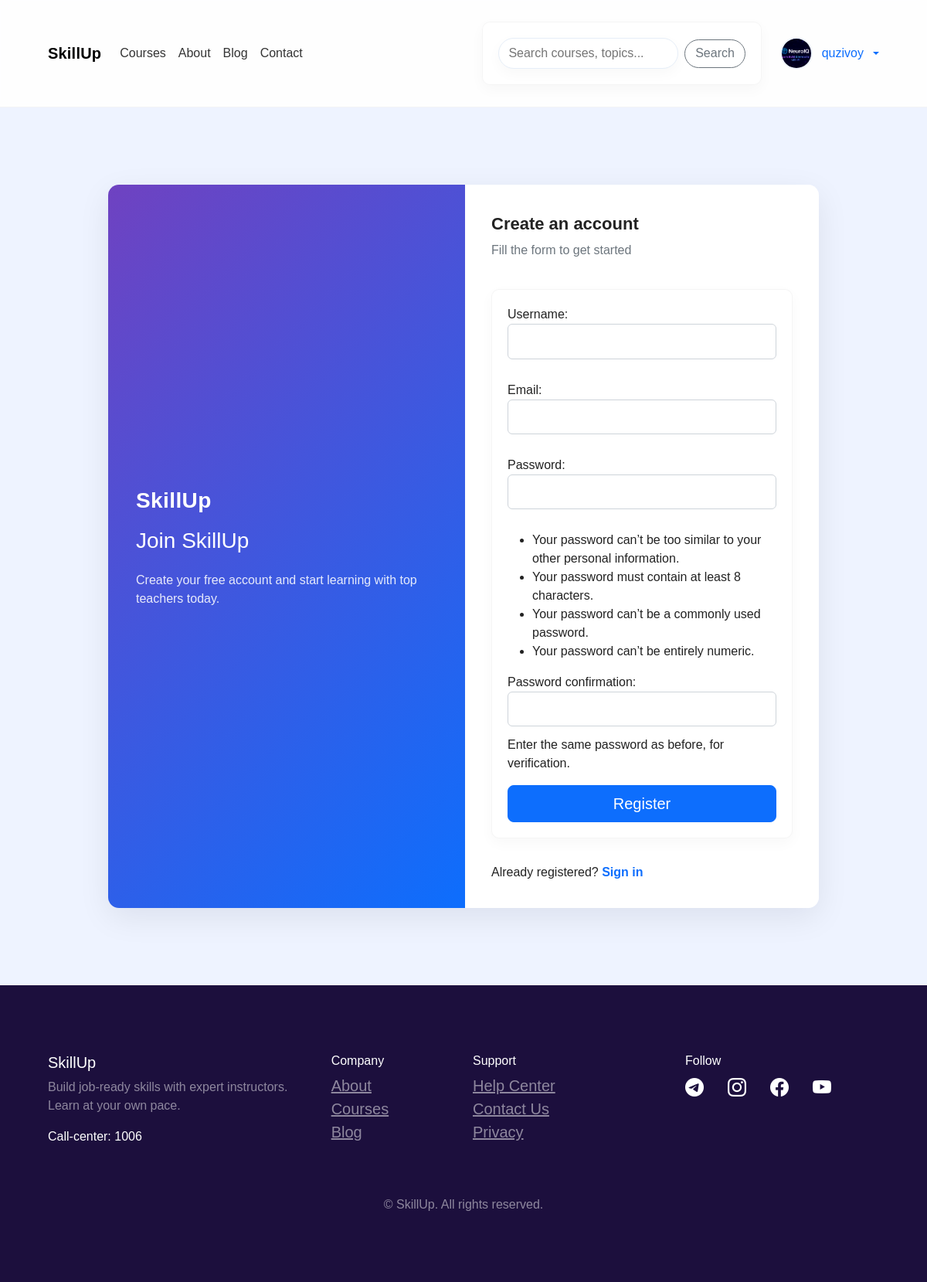
Page /auth/register/ (signed in) on the committed database.
### accounts/models.py (models this page shows, shortened)
class User(AbstractUser):
    CHOICE_ROLE = [
        ('STUDENT', 'STUDENT'),
        ('TEACHER', 'TEACHER'),
        ('ADMIN','ADMIN')
    ]
    email = models.EmailField(unique=True)
    username = models.CharField(max_length=200)
    phone = models.CharField(max_length=200, null=True, blank=True)
    bio = models.TextField(null=True, blank=True)
    image = models.ImageField(upload_to='profile-images/')
    country = models.CharField(max_length=200, null=True, blank=True)
    role = models.CharField(max_length=200, choices=CHOICE_ROLE, default='STUDENT')
    USERNAME_FIELD = 'email'
    REQUIRED_FIELDS = ('username',)

### accounts/views.py (the view)
# urls.py: path('register/', views.RegisterView.as_view(), name='register'),
class RegisterView(CreateView):
    template_name = 'accounts/register.html'
    form_class = UserForm
    success_url = reverse_lazy('login')

### accounts/forms.py
class UserForm(UserCreationForm):
    class Meta:
        model = User
        fields = ('username', 'email')

### templates/accounts/register.html (shortened to what this page needs)
{% extends 'base.html' %}
{% block hero %}
<div class="auth-page">
    <div class="auth-card fade-in-up">
        <div class="auth-left">
            <div class="auth-brand">SkillUp</div>
            <h3>Join SkillUp</h3>
            <p>Create your free account and start learning with top teachers today.</p>
        </div>
        <div class="auth-right">
            <div class="form-title">Create an account</div>
            <div class="auth-sub">Fill the form to get started</div>
            <form method="post" enctype="multipart/form-data" novalidate>
                {{ form.as_p }}
                <div class="auth-actions">
                    <button type="submit" class="btn btn-primary w-100 btn-lg">Register</button>
                </div>
            </form>
            <div style="margin-top:12px">Already registered? <a href="{% url 'login' %}" class="auth-cta">Sign in</a></div>
        </div>
    </div>
</div>
{% endblock %}

### templates/base.html (shortened to what this page needs)
<!DOCTYPE html>
{% load static %}
<html lang="en">
  <head>
    <link
      rel="stylesheet"
      href="https://cdn.jsdelivr.net/npm/bootstrap@5.3.2/dist/css/bootstrap.min.css"
    />
    <link
      rel="stylesheet"
      href="https://cdn.jsdelivr.net/npm/bootstrap-icons@1.10.5/font/bootstrap-icons.css"
    />
    <link rel="stylesheet" href="{% static 'css/site.css' %}" />
  </head>
  <body>
    <nav class="navbar navbar-expand-lg sticky-top site-navbar">
      <div class="container">
        <a class="navbar-brand d-flex align-items-center" href="/">
          <span class="fw-bold">SkillUp</span>
        </a>
        <div class="collapse navbar-collapse" id="nav">
          <ul class="navbar-nav me-auto align-items-center">
            <li class="nav-item">
              <a class="nav-link" href="#learning-paths">Courses</a>
            </li>
            <li class="nav-item">
              <a class="nav-link" href="{% url 'about' %}">About</a>
            </li>
            <li class="nav-item">
              <a class="nav-link" href="{% url 'blog' %}">Blog</a>
            </li>
            <li class="nav-item">
              <a class="nav-link" href="{% url 'contact' %}">Contact</a>
            </li>
          </ul>
          <div class="d-flex align-items-center gap-3">
            <form class="nav-search d-none d-md-flex me-2" method="get">
              <input
                name="q"
                type="search"
                placeholder="Search courses, topics..."
                aria-label="Search"
              />
              <a href="learning-paths"
                ><button type="submit" class="btn btn-outline-secondary">
                  Search
                </button></a
              >
            </form>
            {% if not user.is_authenticated %}
            <a href="{% url 'login' %}" class="btn btn-sm btn-outline-secondary"
              >Login</a
            >
            <a href="{% url 'register' %}" class="btn nav-cta btn-primary ms-2"
              >Register</a
            >
            {% else %}
            <div class="dropdown">
              <a
                class="profile-link text-decoration-none dropdown-toggle"
                href="#"
                role="button"
                id="profileMenu"
                data-bs-toggle="dropdown"
                aria-expanded="false"
              >
                {% if user.image %}
                <img
                  src="{{ user.image.url }}"
                  class="avatar-sm"
                  alt="avatar"
                />
                {% else %}
                <img src="/media/user.png" class="avatar-sm" alt="avatar" />
                {% endif %}
                <span class="d-none d-md-inline ms-1"
                  >{{ user.get_full_name|default:user.username }}</span
                >
              </a>
            </div>
            {% endif %}
          </div>
        </div>
      </div>
    </nav>
    <div class="container-fluid hero-section">
      <div class="container">{% block hero %}{% endblock %}</div>
    </div>
    <footer>
      <div class="container py-5">
        <div class="row">
          <div class="col-md-4 mb-4">
            <h5 class="text-white">SkillUp</h5>
            <p class="text-white-50">
              Build job-ready skills with expert instructors. Learn at your own
              pace.
            </p>
            <p class="text-white">Call-center: 1006</p>
          </div>
          <div class="col-md-2 mb-4">
            <h6 class="text-white">Company</h6>
            <ul class="list-unstyled">
              <li><a class="text-white-50" href="/about/">About</a></li>
              <li><a class="text-white-50" href="/courses/">Courses</a></li>
              <li><a class="text-white-50" href="/blog/">Blog</a></li>
            </ul>
          </div>
          <div class="col-md-3 mb-4">
            <h6 class="text-white">Support</h6>
            <ul class="list-unstyled">
              <li><a class="text-white-50" href="#">Help Center</a></li>
              <li><a class="text-white-50" href="#">Contact Us</a></li>
              <li><a class="text-white-50" href="#">Privacy</a></li>
            </ul>
          </div>
          <div class="col-md-3 mb-4">
            <h6 class="text-white">Follow</h6>
            <div class="d-flex gap-3 mt-2">
              <a href="#" class="text-white"
                ><i class="bi bi-telegram fs-4"></i
              ></a>
              <a href="#" class="text-white"
                ><i class="bi bi-instagram fs-4"></i
              ></a>
              <a href="#" class="text-white"
                ><i class="bi bi-facebook fs-4"></i
              ></a>
              <a href="#" class="text-white"
                ><i class="bi bi-youtube fs-4"></i
              ></a>
            </div>
          </div>
        </div>
        <div class="text-center text-white-50 mt-4">
          © {{ now.year }} SkillUp. All rights reserved.
        </div>
      </div>
    </footer>
    <link
      rel="stylesheet"
      href="https://cdn.jsdelivr.net/npm/plyr@3.8.10/dist/plyr.css"
    />
  </body>
</html>

### static/css/site.css (style rules this page uses)
:root { --primary: #0d6efd; --muted: #6c757d; --bg: #f8f9fa; --card-border: #e9ecef; }
html,body { height:100%; }
body { background:var(--bg); font-family: Arial, Helvetica, sans-serif; color:#222; }
.container { max-width:1100px; }
.hero-section { padding:48px 0; }
form { background:#fff; padding:20px; margin:20px auto; border-radius:10px; border:1px solid rgba(0,0,0,0.04); box-shadow:0 6px 18px rgba(16,24,40,0.03); }
form input[type="text"], form input[type="email"], form input[type="password"], form input[type="file"], form textarea, form select { width:100%; padding:.6rem .75rem; border:1px solid #ced4da; border-radius:.375rem; font-size:1rem; margin-bottom:.75rem; box-sizing:border-box; }
form button, button { display:inline-block; background:var(--primary); color:#fff; border:none; padding:.45rem .9rem; border-radius:.375rem; font-weight:600; cursor:pointer; }
.navbar-brand { font-weight:700;letter-spacing:.2px }
.nav-link { color:#333!important;padding:.4rem .6rem }
footer { background:#1c0f3d;color:#fff;padding:40px 0 }
footer p, footer a { color:#fff }
@media (min-width:992px) { form { max-width:820px } }
.auth-page { min-height:calc(100vh - 220px);display:flex;align-items:center;justify-content:center;padding:40px 20px }
.auth-card { max-width:920px;width:100%;border-radius:14px;overflow:hidden;display:flex;box-shadow:0 12px 40px rgba(4,9,30,0.08) }
.auth-left { flex:1;background:linear-gradient(135deg,#6f42c1 0%,#0d6efd 100%);color:#fff;padding:36px;display:flex;flex-direction:column;justify-content:center;align-items:flex-start;gap:14px }
.auth-left .auth-brand { font-size:28px;font-weight:800;letter-spacing:.4px }
.auth-left p { opacity:.95;margin:0;color:rgba(255,255,255,0.92) }
.auth-right { flex:1;background:#fff;padding:34px;display:flex;flex-direction:column;justify-content:center }
.form-title { font-size:22px;font-weight:700;margin-bottom:6px }
.auth-sub { color:var(--muted);margin-bottom:18px }
.fade-in-up { animation:fadeUp .6s cubic-bezier(.2,.9,.27,1) both }
.auth-actions { display:flex;gap:12px;align-items:center;margin-top:8px }
.auth-cta { text-decoration:none;color:var(--primary);font-weight:600 }
.hero-section { background:linear-gradient(180deg, rgba(14,165,233,0.04), rgba(13,110,253,0.02));padding:48px 0 }
.sticky-top { z-index:1030 }
.site-navbar { background: rgba(255,255,255,0.82);backdrop-filter: blur(6px);border-bottom:1px solid rgba(15,23,42,0.04);transition:box-shadow .25s ease, transform .25s ease }
.site-navbar .navbar-brand { font-size:1.25rem;font-weight:800;letter-spacing:.2px }
.site-navbar .nav-link { color:rgba(15,23,42,0.85);padding:.6rem .9rem;border-radius:.5rem;transition:background .18s ease,color .18s ease }
.nav-search { max-width:420px;width:100%;display:flex;align-items:center;gap:8px }
.nav-search input { flex:1;padding:.45rem .75rem;border-radius:999px;border:1px solid #e6eef8;background: #fff;box-shadow:0 6px 18px rgba(16,24,40,0.03);transition:box-shadow .18s ease,border-color .18s ease }
.nav-search .btn { border-radius:999px;padding:.35rem .8rem }
.avatar-sm { width:42px;height:42px;border-radius:50%;object-fit:cover;border:2px solid rgba(13,110,253,0.06) }
.profile-link { display:flex;align-items:center;gap:.5rem }

### templates/base.html (style rules this page uses)
body { background: #f8f9fa; font-family: Arial, sans-serif; }
.hero-section { background: #eef3ff; padding: 60px 0; }
footer { background: #1c0f3d; color: #fff; padding: 40px 0; }
footer a { color: #fff; margin-right: 15px; font-size: 20px; }

### rows in the picture
User: image (picture), get_full_name "quzivoy"
